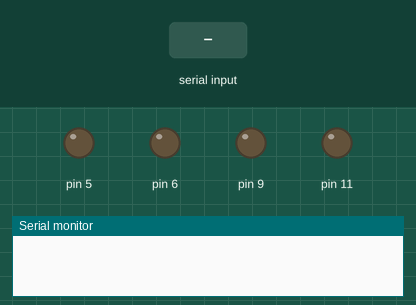
A sketch run on a simulated Arduino Uno, built with avr-gcc and run on an emulated ATmega328P. Shown: output pins drawn as LEDs (lit = HIGH), the last lines printed to the serial monitor. Inputs (shaded band) come from the test bench.

Above: at 1.2 s.
1.3 s: "90,45\n" received over Serial
At 2.8 s:
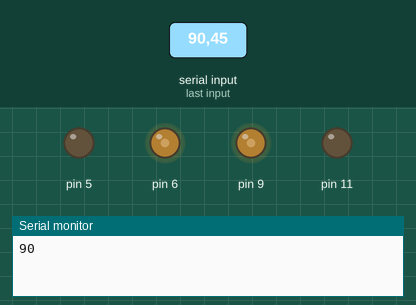
3.8 s: "30,150\n" received over Serial
At 6.0 s:
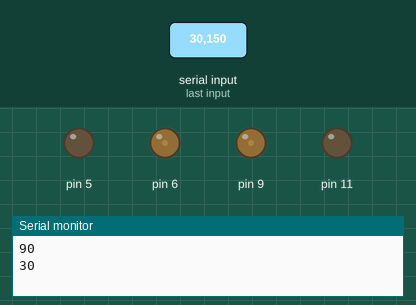
6.3 s: "200\n" received over Serial
At 7.8 s:
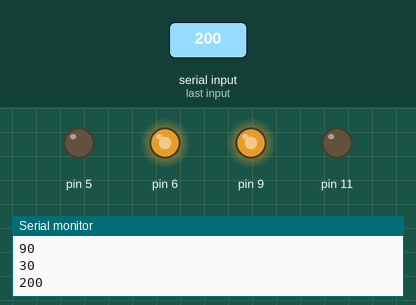
8.8 s: "90\n" received over Serial
At 10.9 s:
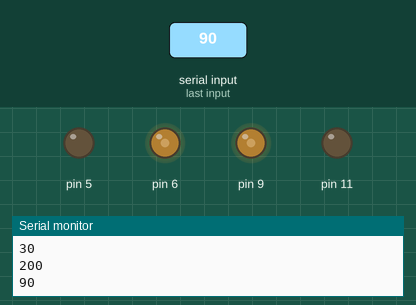
Timing chart, 0 to 12.3 s (numbered marks = the images above; inputs shaded):
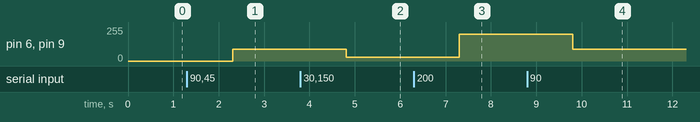

Measured:
- after the input at 1.3 s, pin 6, pin 9: 0/255 → 90/255 after 1.0 s
- after the input at 3.8 s, pin 6, pin 9: 90/255 → 30/255 after 1.0 s
- after the input at 6.3 s, pin 6, pin 9: 30/255 → 200/255 after 1.0 s
- after the input at 8.8 s, pin 6, pin 9: 200/255 → 90/255 after 1.0 s

The sketch:

motor_change.ino
```cpp
String rotation;
int rot;

void setup() {
  Serial.begin(9600);
  pinMode(6, OUTPUT);
  pinMode(9, OUTPUT);
  pinMode(5, OUTPUT);
  pinMode(11, OUTPUT);
}

void loop() {
  rotation = Serial.readString();
  rot = rotation.toInt();

  if ( rot != 0) {

//    正の向きに回転
    if (rot > 0 && rot <= 255) {
      analogWrite(6, rot);
      analogWrite(9, rot);
      analogWrite(5, 0);
      analogWrite(11, 0);
      Serial.println(rot);
    }

//    逆向きに回転
    else if (rot < 0 && rot >= -255) {
//      プラスの値しか読み込まないことに注意
      rot = -rot;
      analogWrite(5, rot);
      analogWrite(11, rot);
      analogWrite(6, 0);
      analogWrite(9, 0);
      Serial.println(-rot);
    }
  }
}
```
